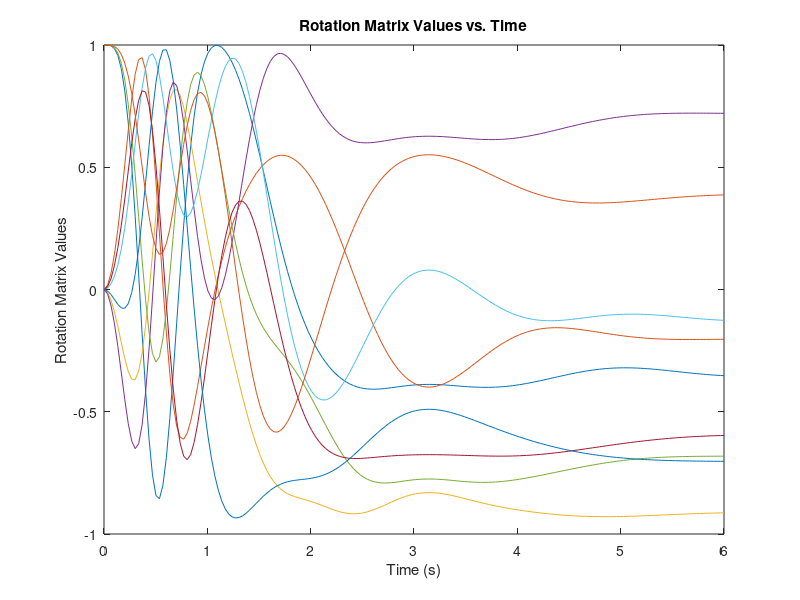
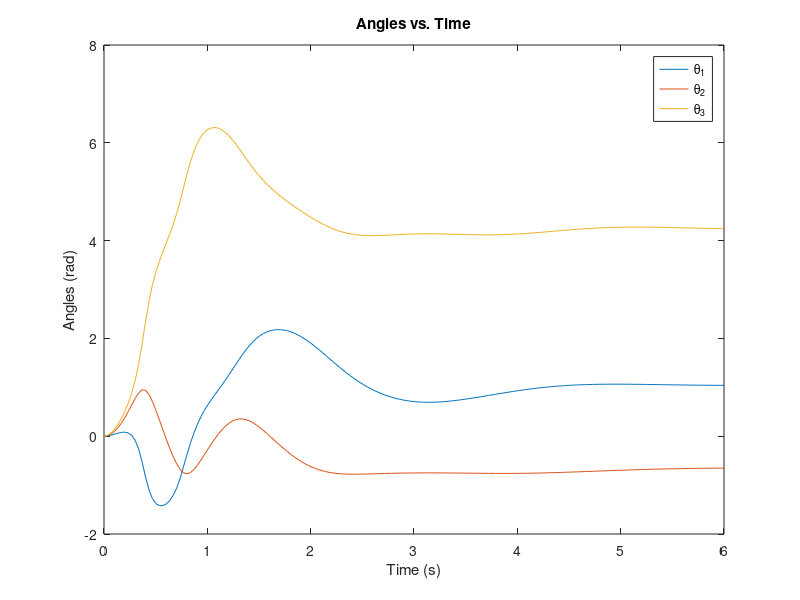

Write the MATLAB code that produced these figures, in order.
%%
% AE 352 
% HW 2 Question 3
% Max Feinberg
function main
R0 = eye(3,3); % initialize identity matrix 
tMax = 6; % send end time
tRate = 30; % define time discretizations
[t,x] = ode45(@f, linspace(0, tMax, tRate*tMax), RtoX(R0)); %numerically integrate
figure(1) %plot
plot(t, x);
title('Rotation Matrix Values vs. Time');
ylabel('Rotation Matrix Values');
xlabel('Time (s)');
disp(x)
R1 = [0;0;0;]; %angle initial conditions
[time, theta] = ode45(@g, linspace(0, tMax, tRate*tMax), R1); % numerically integrate
figure(2)
plot(time, theta);
title('Angles vs. Time');
ylabel('Angles (rad)');
xlabel('Time (s)');
legend('\theta_{1}', '\theta_{2}', '\theta_{3}'); 

%
function xdot = f(t, x)
R = XtoR(x);
w = 10 * exp(-1*t)*[sin(t); sin(2*t); sin(3*t)];
Rdot = R * skew(w);
xdot = RtoX(Rdot);

function thetaDot = g(t, theta)
w = 10 * exp(-1*t)*[sin(t); sin(2*t); sin(3*t)];
thetaDot = b(theta) * w;


function S = skew(w)
S = [0 -w(3) w(2); w(3) 0 -w(1); -w(2) w(1) 0];

function X = RtoX(R)
X = reshape(R, 9, 1)

function R = XtoR(X)
R = reshape(X, 3, 3)

function beta = b(theta)
beta = (1/cos(theta(2)))*[cos(theta(3)), -1*sin(theta(3)), 0; ...
        cos(theta(2))*sin(theta(3)), cos(theta(2))*cos(theta(3)), 0; ...
        -1*sin(theta(2))*cos(theta(3)), sin(theta(2))*sin(theta(3)), cos(theta(2))];
